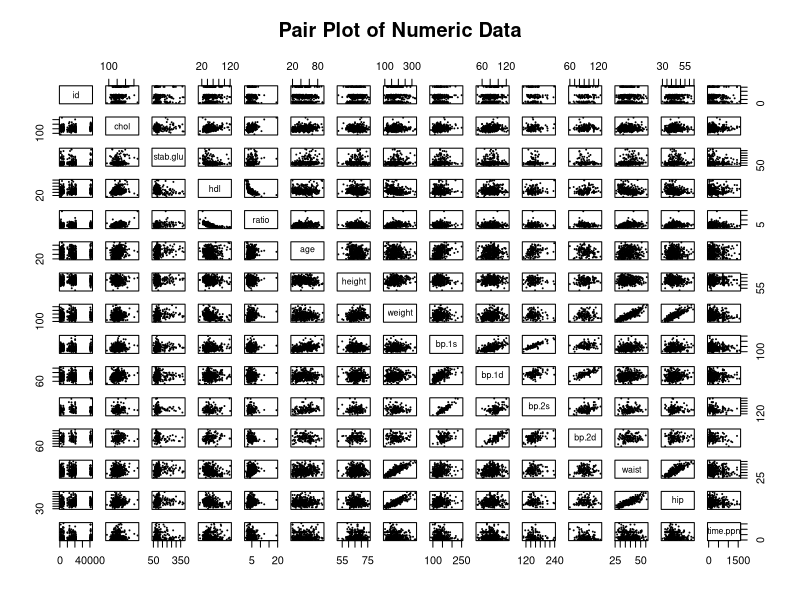
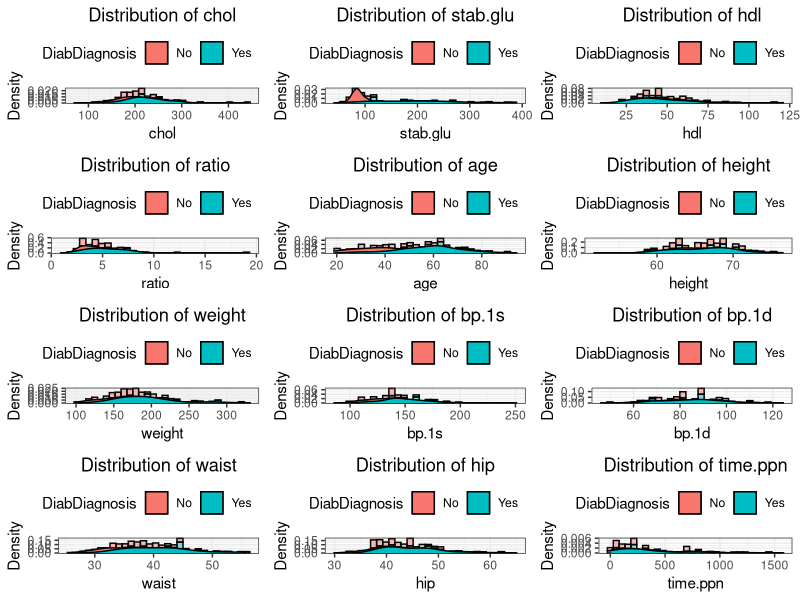
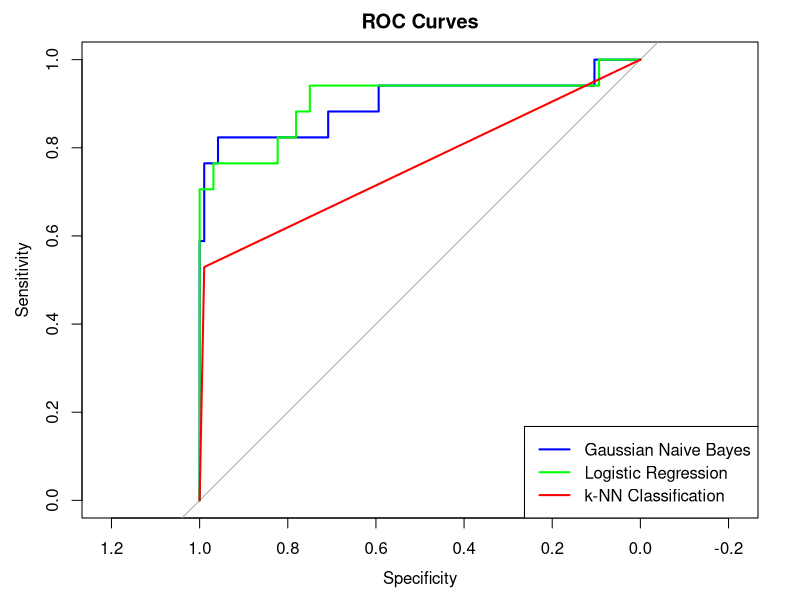

Here is the R script that generated these plots, in order:
##################################
###  DIABETES CLASSIFICATION   ###
##################################

#Packages installation
install.packages("tidyverse")
install.packages("e1071")
install.packages("caTools")
install.packages("caret")
install.packages("klaR")
install.packages("mvtnorm")
install.packages("class")
install.packages("gridExtra")

#Packages loading
library(tidyverse)
library(ggplot2)
library(e1071)
library(caTools)
library(caret)
library(mvtnorm)
library(class)
library(gridExtra)
library(pROC)

#Set working directory
#getwd()
#setwd('/Users/americoliguori/Desktop/Ame/University/Laurea Magistrale/Second Year/Second Semester/HDA/HdaClassification')
#dir()

#### Loading Data & Dataset Details #### 
Diabetes=read.csv("data/DiabetesClass.csv",header=T,na.strings='')
head(Diabetes)
str(Diabetes)
dim(Diabetes)

summary(Diabetes)

#### Defining the Response Variable ####
count <- table(Diabetes$DiabDiagnosis)
withDiabetes <- count[2]
withoutDiabetes <- count[1]
cat("DiabDiagnosis Count:", withDiabetes, "\nNon-DiabDiagnosis Count:", withoutDiabetes, "\n")

#Remove rows with NAs values in the DiabDiagnosis column.
Diabetes <- Diabetes[complete.cases(Diabetes$DiabDiagnosis), ]
dim(Diabetes)

#Pairwise Plots
numeric_data <- sapply(Diabetes, is.numeric)
dev.new()
pairs(Diabetes[,numeric_data], pch = 19, cex = 0.1, main = "Pair Plot of Numeric Data")
#Notes about Pairwise Plot: some notable relationships include weight and waist, bp.1s and bp.1d, waist and hip, weight and hip.


##########################
#### DATASET CLEANING ####
##########################

#Drop bp.2s and bp.2d because there are too many missing values (262 NAs each)
Diabetes <- Diabetes %>% select(-"bp.2s", -"bp.2d")

#Sobstitute the NAs of chol, hdl e ratio with median computed values
medians_by_DiabDiagnosis <- Diabetes %>%
  group_by(DiabDiagnosis) %>%
  summarise(across(c(chol, hdl, ratio), ~ median(.x, na.rm = TRUE)))

Diabetes <- left_join(Diabetes, medians_by_DiabDiagnosis, by = "DiabDiagnosis", suffix = c("", "_median"))

Diabetes <- Diabetes %>%
  mutate(
    chol = ifelse(is.na(chol), chol_median, chol),
    hdl = ifelse(is.na(hdl), hdl_median, hdl),
    ratio = ifelse(is.na(ratio), chol_median / hdl_median, ratio)
  ) %>%
  select(-ends_with("_median")) 

#################################
#### HISTOGRAM VISUALIZATION ####
#################################

#Analyze the distribution of each variable according to the presence or not of Diabete

#Function for create histograms 
create_histogram <- function(variable) {
  if (!(is.factor(Diabetes[[variable]]) || is.character(Diabetes[[variable]]))) {  
    ggplot(Diabetes, aes(x = !!sym(variable), fill = DiabDiagnosis)) +
      geom_histogram(aes(y = after_stat(density)), color = 'black', alpha = 0.5, bins = 30) +
      geom_density(color = 'black') +
      labs(x = variable, y = 'Density', fill = 'DiabDiagnosis', title = paste('Distribution of', variable)) +
      theme_bw() +
      theme(plot.title = element_text(hjust = 0.5),
            legend.position = 'top',
            legend.justification = 'right')
  } else {
    return(NULL)  
  }
}

#Creation of histograms for each variable
histograms <- lapply(names(Diabetes)[-1], create_histogram)

# Filter out NULL values (for discrete variables)
histograms <- histograms[!sapply(histograms, is.null)]

# Visualization of histograms in a grid layout
dev.new()
grid.arrange(grobs = histograms, ncol = 3)


##################################
####      CLASSIFICATION      ####
##################################

set.seed(2024)

Diabetes$frame <- as.numeric(factor(Diabetes$frame, levels = c('small', 'medium', 'large')))
Diabetes <- Diabetes[, !(names(Diabetes) %in% c('id', 'location', 'height', 'bp.1d', 'time.ppn', 'gender'))]
Diabetes$DiabDiagnosis=factor(Diabetes$DiabDiagnosis)

# Split the data into training and testing sets
splitIndex <- createDataPartition(Diabetes$DiabDiagnosis, p = 0.7, list = FALSE)
train_data <- Diabetes[splitIndex, ]
test_data <- Diabetes[-splitIndex, ]

# Check for and handle missing values
train_data <- train_data %>% na.omit()
test_data <- test_data %>% na.omit()

# Define the models
models <- list(
  'Gaussian Naive Bayes' = naiveBayes(DiabDiagnosis ~ ., data = train_data),
  'Logistic Regression' = glm(DiabDiagnosis ~., data = train_data, family = binomial),
  'k-NN Classification' = knn(train = train_data[, -ncol(train_data)], test = test_data[, -ncol(test_data)], cl = train_data$DiabDiagnosis, k = 5)
)

# Create a data frame to store the results
results_Diabetes <- data.frame(Model = character(),
                               Accuracy = numeric(),
                               Precision = numeric(),
                               Recall = numeric(),
                               F1_Score = numeric(),
                               stringsAsFactors = FALSE)

#Define some variables
roc_curves <- list()
colors <- c("blue", "green", "red")

# Train and evaluate models
for (model_name in names(models)) {
  model <- models[[model_name]]
  
  if (model_name == 'Gaussian Naive Bayes') {
    # Make predictions on the test set
    y_prob <- predict(model, newdata = test_data, type = 'raw')[, 2]
    y_pred <- as.factor(ifelse(y_prob > 0.5, "Yes", "No"))
  } else if (model_name == 'Logistic Regression') {
    y_prob <- predict(model, newdata = test_data, type = "response")
    y_pred <- as.factor(ifelse(y_prob > 0.5, "Yes", "No"))
  } else if (model_name == 'k-NN Classification') {
    y_pred <- model
    y_prob <- as.numeric(y_pred == "Yes")
  }
  
  # Calculate evaluation metrics
  cm <- confusionMatrix(y_pred, test_data$DiabDiagnosis)
  accuracy <- cm$overall['Accuracy'] * 100
  precision <- cm$byClass['Pos Pred Value'] * 100
  recall <- cm$byClass['Sensitivity'] * 100
  f1 <- cm$byClass['F1'] * 100
  
  # Add results to the data frame
  results_Diabetes <- rbind(results_Diabetes, data.frame(Model = model_name,
                                                         Accuracy = accuracy,
                                                         Precision = precision,
                                                         Recall = recall,
                                                         F1_Score = f1))
  
  # Print Confusion Matrix
  cat(model_name,"\nConfusion Matrix:\n")
  print(table(y_pred, test_data$DiabDiagnosis))
  cat("\n")

  #ROC curve
  roc_curve <- roc(test_data$DiabDiagnosis, y_prob)
  roc_curves[[model_name]] <- roc_curve
  
  plot(roc_curve, col = colors[length(roc_curves)], lwd = 2, add = length(roc_curves) > 1, main = "ROC Curves")
  legend("bottomright", legend = names(roc_curves), col = colors[1:length(roc_curves)], lwd = 2)
}

# Print final results
print(results_Diabetes)
